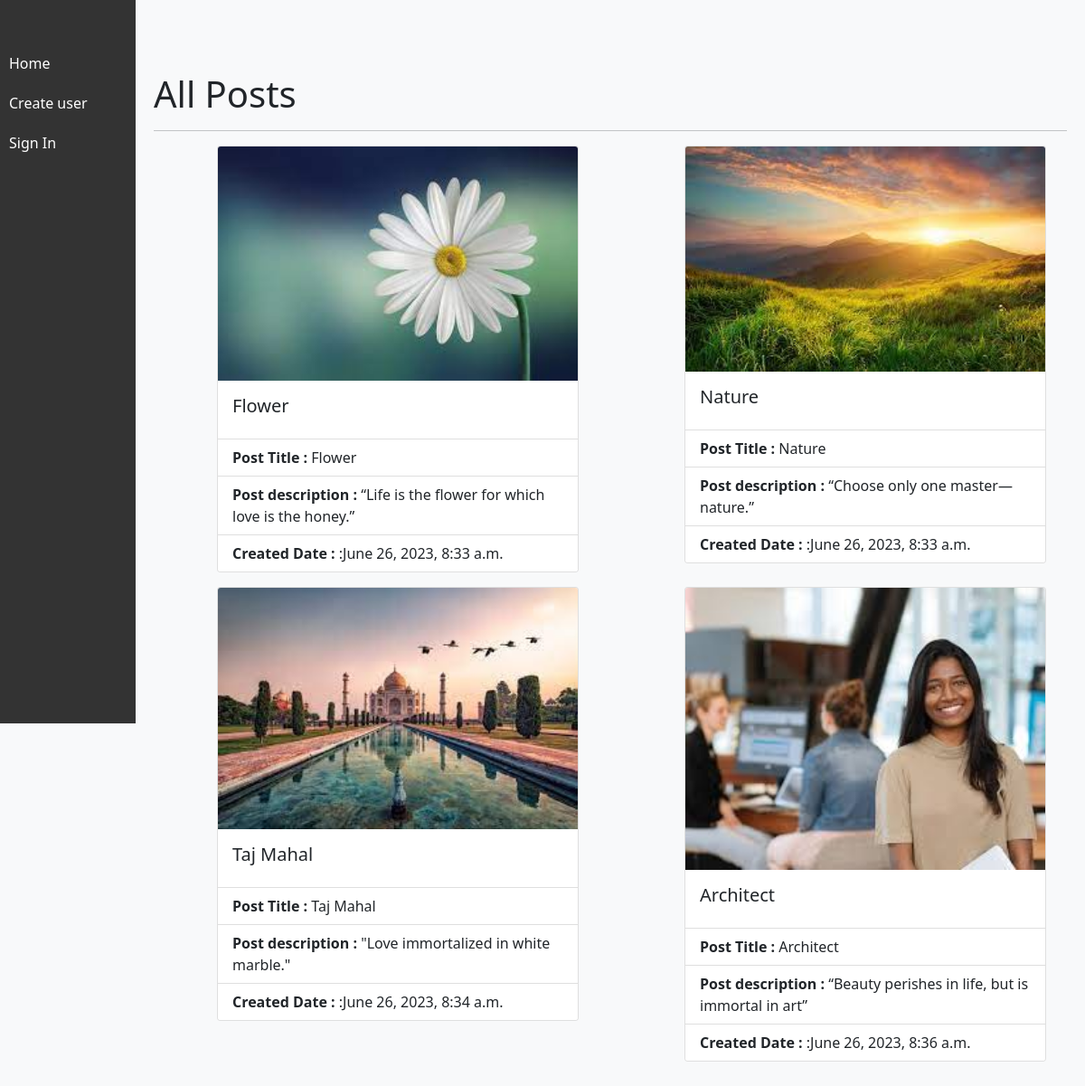
The page / on the database its author committed.
### myapp/models.py (models this page shows)
class PostModel(models.Model):
    title = models.CharField(max_length=255)
    description = models.TextField()
    created_date = models.DateTimeField(auto_now_add=True)
    image = models.ImageField(upload_to='static/img/')

### myapp/views.py (the view)
# urls.py: path('', views.my_home_view, name='home'),
def my_home_view(request):
    posts = PostModel.objects.all()
    return render(request, 'view_post.html', {'posts': posts})

### templates/view_post.html (shortened to what this page needs)
{% extends 'index.html'%}
{%block content%}
<h1>All Posts</h1>
<hr>
<div class="row">
    {% for post in posts %}
    <div class="col-md-6">
      <div class="card mb-3" style="max-width: 400px; margin-left:70px;">
        <img src="{{ post.image.url }}" class="card-img-top" alt="{{ post.title }}">
        <div class="card-body">
          <h5 class="card-title">{{ post.title }}</h5>
        </div>
        <ul class="list-group list-group-flush">
          <li class="list-group-item"><b>Post Title        :      </b>{{ post.title }}</li>
          <li class="list-group-item"><b>Post description  :      </b>{{ post.description }}</li>
          <li class="list-group-item"><b>Created Date      :      </b>:{{ post.created_date}}</li>
        </ul>
      </div>
    </div>
    {% if forloop.counter|divisibleby:2 and not forloop.last %}
      </div><div class="row">
    {% endif %}
    {% endfor %}
  </div>
  </div>
  {%endblock %}

### templates/index.html (shortened to what this page needs)
{% load static %}
<!DOCTYPE html>
<html lang="en">
<head>
  <link rel="stylesheet" href="https://stackpath.bootstrapcdn.com/bootstrap/5.0.0-alpha1/css/bootstrap.min.css">
</head>
<body>
  <div class="sidebar">
    <ul class="nav flex-column">
      <li class="nav-item">
        <a class="nav-link active" href="{% url 'viewpost' %}">Home</a>
      </li>
      {% if user.is_authenticated %}
      <li class="nav-item">
        <a class="nav-link" href="{% url 'addpost' %}">Add Post</a>
      </li>
      <li class="nav-item">
        <a class="nav-link" href="{% url 'viewpost' %}">View Post</a>
      </li>
      <li class="nav-item">
        <a class="nav-link" href="{% url 'logout' %}">Logout</a>
      </li>
      {% else %}
      <li class="nav-item">
        <a class="nav-link" href="{% url 'signup' %}">Create user</a>
      </li>
      <li class="nav-item">
        <a class="nav-link" href="{% url 'login' %}">Sign In</a>
      </li>
      {% endif %}
    </ul>
  </div>
  <div class="content">
    {% block content %}{% endblock %}
</body>
</html>

### templates/index.html (style rules this page uses)
body { padding-top: 60px; background-color: #f8f9fa; }
.sidebar { position: fixed; width: 150px; height: 100vh; top: 0; left: 0; z-index: 100; padding: 48px 0; background-color: #333; color: #fff; }
.sidebar .nav-link { color: #fff; padding: 10px; display: block; }
.content { margin-left: 150px; padding: 20px; }

### rows shown on the page
PostModel: image (picture), title "Flower", description "“Life is the flower for which love is the honey.”", created_date "June 26, 2023, 8:33 a.m."
PostModel: image (picture), title "Nature", description "“Choose only one master—nature.”", created_date "June 26, 2023, 8:33 a.m."
PostModel: image (picture), title "Taj Mahal", description "\"Love immortalized in white marble.\"", created_date "June 26, 2023, 8:34 a.m."
PostModel: image (picture), title "Architect", description "“Beauty perishes in life, but is immortal in art”", created_date "June 26, 2023, 8:36 a.m."
